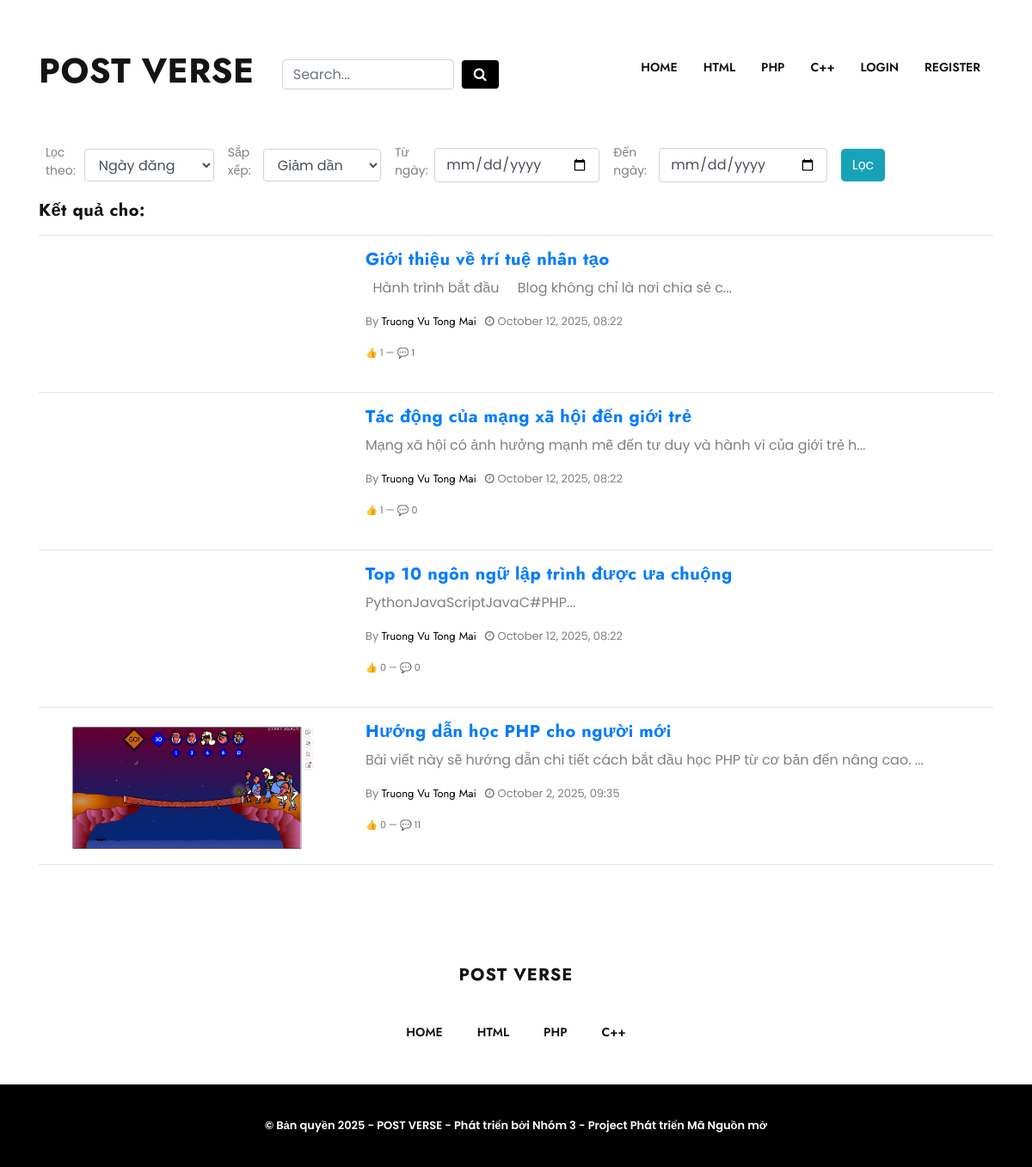
The app's page /search_advanced.php, older data.
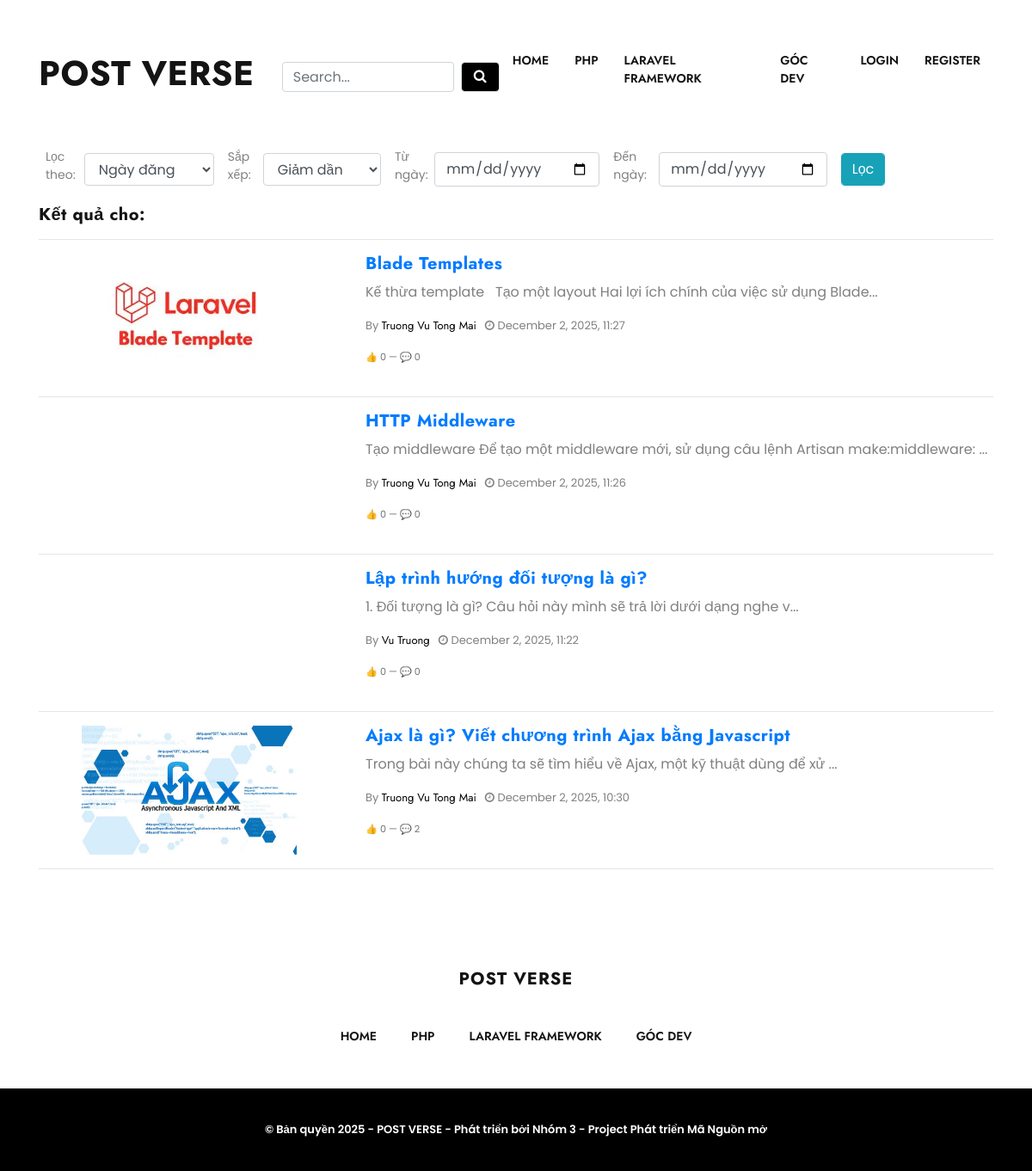
The same page, newer data.
### tables this page shows
CREATE TABLE `categories` (
  `id` int(11) NOT NULL,
  `name` varchar(255) NOT NULL,
  `slug` varchar(255) NOT NULL,
  `description` text DEFAULT NULL,
  `meta_title` varchar(255) NOT NULL,
  `navbar_status` tinyint(1) DEFAULT 0,
  `status` tinyint(1) DEFAULT 0 COMMENT '0: visible; 1: hidden; 2:deleted',
  `created_at` timestamp NULL DEFAULT current_timestamp()
);

CREATE TABLE `posts` (
  `id` int(11) NOT NULL,
  `name` varchar(255) NOT NULL,
  `slug` varchar(255) NOT NULL,
  `description` text DEFAULT NULL,
  `image` varchar(255) DEFAULT NULL,
  `meta_title` varchar(255) NOT NULL,
  `meta_description` mediumtext NOT NULL,
  `status` tinyint(1) DEFAULT 0,
  `created_at` timestamp NULL DEFAULT current_timestamp(),
  `category_id` int(11) NOT NULL,
  `user_id` int(11) NOT NULL
);

### search_advanced.php (the view, shortened to what this page needs)
<?php
    include('admin/config/dbcon.php');
    $filter = $_GET['filter'] ?? 'date';
    $arrange = $_GET['arrange'] ?? 'desc';
    $search = $_GET['q'] ?? '';
    $fromDate = $_GET['from_date'] ?? null;
    $toDate   = $_GET['to_date'] ?? null;
    $search_param = "%$search%";
    $sql = "SELECT
        p.id,
        p.name,
        p.slug,
        p.description,
        p.created_at,
        p.image,
        CONCAT(u.fname, ' ', u.lname) AS author,
        c.name AS category_name,
        COUNT(DISTINCT r.user_id) AS likes_count,
        COUNT(DISTINCT cmt.id) AS comments_count
    FROM posts p
    JOIN users u ON p.user_id = u.id
    JOIN categories c ON p.category_id = c.id
    LEFT JOIN post_reactions r ON p.id = r.source_id
    LEFT JOIN comments cmt ON p.id = cmt.post_id
    WHERE (p.name LIKE ?
        OR p.description LIKE ?
        OR p.meta_title LIKE ?
        OR CONCAT(u.fname, ' ', u.lname) LIKE ?
        OR c.name LIKE ?)
    AND p.status = 1";
    $params = [$search_param, $search_param, $search_param, $search_param, $search_param];
    $types = "sssss";
    $sql .= " GROUP BY p.id";
    $order_column = 'p.created_at';
    switch ($filter) {
        case 'date':
        default:
            $order_column = 'p.created_at';
            break;
    }
    $order_dir = ($arrange === 'desc') ? 'DESC' : 'ASC';
    $sql .= " ORDER BY $order_column $order_dir";
    $stmt = $con->prepare($sql);
    $stmt->bind_param($types, ...$params);
    $stmt->execute();
    $result = $stmt->get_result();
    include("includes/header.php");
?>
<div class="container mt-4">
    <form method="get" class="d-block d-lg-flex align-items-center">
        <div class="mx-2 d-block d-lg-flex form-group align-items-center">
            <label class="form-label" for="filter" label="filter">Lọc theo: </label>
            <select class="form-control" id="filter" name="filter" onchange="this.form.submit()">
                <option value="date" <?= ($filter === "date" ? "selected" : "") ?>>Ngày đăng</option>
            </select>
        </div>
        <div class="mx-2 d-block d-lg-flex form-group align-items-center">
            <label class="form-label" for="arrange">Sắp xếp: </label>
            <select class="form-control" id="arrange" name="arrange" onchange="this.form.submit()">
                <option value="desc" <?= ($arrange === 'desc' ? 'selected' : '') ?>>Giảm dần</option>
            </select>
        </div>
        <div class="mx-2 d-block d-lg-flex form-group align-items-center">
            <label class="form-label" for="from_date">Từ ngày: </label>
            <input class="form-control" type="date" id="from_date" name="from_date" value="<?= htmlspecialchars($fromDate ?? '') ?>">
        </div>
        <div class="mx-2 d-block d-lg-flex form-group align-items-center">
            <label class="form-label" for="to_date">Đến ngày: </label>
            <input class="form-control" type="date" id="to_date" name="to_date" value="<?= htmlspecialchars($toDate ?? '') ?>">
        </div>
        <div class="mx-2 d-block d-lg-flex form-group">
            <button class="btn-info form-control" type="submit"> Lọc </button>
        </div>
    </form>
    <h3>Kết quả cho: <b><?= htmlspecialchars($search) ?></b></h3>
    <hr>
    <?php if (mysqli_num_rows($result) > 0): ?>
        <?php while($row = mysqli_fetch_assoc($result)): ?>
            <div class="result-item mb-3 row">
                <div class="col-4 d-flex justify-content-center align-items-center">
                    <img src="uploads/posts/<?= $row['image'] ?>" alt="" style="height: 150px;">
                </div>
                <div class="col-8">
                    <h4><a href="single-blog.php?slug=<?= htmlspecialchars($row['slug']) ?>"><?= htmlspecialchars($row['name']) ?></a></h4>
                    <p><?= substr(strip_tags($row['description']), 0, 120) ?>...</p>
                    <div class="blog-post-meta">
                    <ul>
                        <li>By <a href="about.html"><?= $row['author'] ?></a></li>
                        <li>
                            <i class="fa fa-clock-o"></i>
                            <?php
                                $created_at = strtotime($row['created_at']);
                                echo date('F j, Y, H:i', $created_at);
                            ?>
                        </li>
                    </ul>
                </div>
                    <div class="small text-muted">
                        👍 <?= $row['likes_count'] ?> — 💬 <?= $row['comments_count'] ?>
                    </div>
                </div>
            </div>
            <hr>
        <?php endwhile; ?>
    <?php else: ?>
        <p>Không tìm thấy kết quả.</p>
    <?php endif; ?>
</div>
<?php include("includes/footer.php"); ?>

### includes/header.php (shortened to what this page needs)
<!DOCTYPE html>
<html lang="zxx">
<head>
  <link href="css/style.css" rel="stylesheet" />
  <link rel="stylesheet" href="https://cdn.jsdelivr.net/npm/bootstrap-icons@1.11.3/font/bootstrap-icons.css">
</head>
<body>
  <?php include('includes/navbar.php'); ?>

### includes/navbar.php (shortened to what this page needs)
<?php
if (isset($con)) {
    $navbar_categories_query = "SELECT name, slug FROM categories WHERE navbar_status='1' AND status='1' LIMIT 4";
    $navbar_categories_result = mysqli_query($con, $navbar_categories_query);
    $user_id = $_SESSION['auth_user']['user_id'] ?? null;
} else {
    $navbar_categories_result = false;
}
?>
<nav class="main-nav navbar navbar-expand-lg">
  <div class="container">
    <a class="navbar-brand" href="index.php">
      <h2>POST VERSE</h2>
    </a>
  <div class="collapse navbar-collapse nav-list" id="mainNav">
    <form class="d-flex align-items-center ml-3" method="GET" action="search_advanced.php" style="gap: 8px;">
      <input class="form-control"
            type="search"
            name="q"
            placeholder="Search..."
            aria-label="Search"
            required
            style="height: 35px; width: 200px;">
      <button class="form-control border btn-primary"
        type="submit"
        style="height: 35px; width: 45px; padding: 0;"
      >
        <i class="fa fa-search"></i>
      </button>
  </form>
      <ul class="navbar-nav ml-auto">
        <li class="nav-item">
          <a class="nav-link" href="index.php">Home </a>
        </li>
        <?php
        if ($navbar_categories_result && mysqli_num_rows($navbar_categories_result) > 0) {
          foreach ($navbar_categories_result as $item) {
            ?>
            <li class="nav-item">
              <a class="nav-link" href="category.php?slug=<?= $item['slug']; ?>"><?= $item['name']; ?></a>
            </li>
            <?php
          }
        }
        ?>
        <?php if (isset($_SESSION['auth'])) : ?>
          <div class="dropdown show">
            <li class="nav-item">
              <a class="nav-link dropdown-toggle" href="#" role="button" id="dropdownMenuLink" data-toggle="dropdown" aria-haspopup="true" aria-expanded="false">
                Account
              </a>
              <div class="dropdown-menu" aria-labelledby="dropdownMenuLink">
                <?php if($_SESSION['auth_role'] == '1'): ?>
                <a class="dropdown-item" href="<?= $base_url ?>/admin/index.php">Admin Page</a>
                <?php endif; ?>
                <a class="dropdown-item" href="profile-user.php?id=<?= $user_id; ?>">Profile</a>
                <a class="dropdown-item" href="logout.php">Logout</a>
              </div>
            </li>
          </div>
        <?php else : ?>
          <li class="nav-item">
            <a class="nav-link" href="login.php">Login</a>
          </li>
          <li class="nav-item">
            <a class="nav-link" href="register.php">Register</a>
          </li>
        <?php endif; ?>
      </ul>
    </div>
  </div>
</nav>

### includes/footer.php
<?php
if (isset($con)) {
  $navbar_categories_query = "SELECT name, slug FROM categories WHERE navbar_status='1' AND status='1' LIMIT 4";
  $navbar_categories_result = mysqli_query($con, $navbar_categories_query);
} else {
  $navbar_categories_result = false;
}
?>
<section class="footer">
  <div class="container-fluid">
    <div class="row">
      <div class="col-lg-6 mx-auto text-center">
        <div class="footer-logo">
          <a href="index.php" style="text-decoration: none; color: inherit;">
            <h4 style="margin: 0; font-weight: bold; letter-spacing: 1px;">
              POST VERSE
            </h4>
          </a>
        </div>
      </div>
    </div>
    <div class="row">
      <div class="col-lg-6 mx-auto">
        <div class="footer-nav">
          <ul class="navbar-nav">
            <li class="nav-item">
              <a class="nav-link" href="index.html">Home </a>
            </li>
            <?php
            if ($navbar_categories_result && mysqli_num_rows($navbar_categories_result) > 0) {
              foreach ($navbar_categories_result as $item) {
            ?>
                <li class="nav-item">
                  <a class="nav-link" href="category.php?slug=<?= $item['slug']; ?>"><?= $item['name']; ?></a>
                </li>
            <?php
              }
            }
            ?>
          </ul>
        </div>
      </div>
    </div>
    <div class="row">
      <div class="col-lg-12">
        <div class="copy-right">
          <p>
            © Bản quyền <span id="copyrightYear"></span> - POST VERSE - Phát triển bởi Nhóm 3 - Project Phát triển Mã Nguồn mở
          </p>
        </div>
      </div>
    </div>
  </div>
</section>
<?php include('includes/script.php'); ?>

### includes/script.php (shortened to what this page needs)
</body>
</html>

Row changes from the older to the newer data that the page shows:
removed categories: name "HTML"
removed categories: name "C++"
removed posts: name "Giới thiệu về trí tuệ nhân tạo", description "Hành trình bắt đầu Blog không chỉ là nơi chia sẻ c", author "Truong Vu Tong Mai", created_at "October 12, 2025, 08:22", likes_count "1", comments_count "1"
removed posts: name "Tác động của mạng xã hội đến giới trẻ", description "Mạng xã hội có ảnh hưởng mạnh mẽ đến tư duy và hành vi của giới trẻ h", author "Truong Vu Tong Mai", created_at "October 12, 2025, 08:22", likes_count "1", comments_count "0"
removed posts: name "Top 10 ngôn ngữ lập trình được ưa chuộng", description "PythonJavaScriptJavaC#PHP", author "Truong Vu Tong Mai", created_at "October 12, 2025, 08:22", likes_count "0", comments_count "0"
removed posts: image (picture), name "Hướng dẫn học PHP cho người mới", description "Bài viết này sẽ hướng dẫn chi tiết cách bắt đầu học PHP từ cơ bản đến nâng cao.", author "Truong Vu Tong Mai", created_at "October 2, 2025, 09:35", likes_count "0", comments_count "11"
added categories: name "LARAVEL FRAMEWORK"
added categories: name "GÓC DEV"
added posts: image (picture), name "Blade Templates", description "Kế thừa template Tạo một layout Hai lợi ích chính của việc sử dụng Blade", author "Truong Vu Tong Mai", created_at "December 2, 2025, 11:27", likes_count "0", comments_count "0"
added posts: name "HTTP Middleware", description "Tạo middleware Để tạo một middleware mới, sử dụng câu lệnh Artisan make:middleware:", author "Truong Vu Tong Mai", created_at "December 2, 2025, 11:26", likes_count "0", comments_count "0"
added posts: name "Lập trình hướng đối tượng là gì?", description "1. Đối tượng là gì? Câu hỏi này mình sẽ trả lời dưới dạng nghe v", author "Vu Truong", created_at "December 2, 2025, 11:22", likes_count "0", comments_count "0"
added posts: image (picture), name "Ajax là gì? Viết chương trình Ajax bằng Javascript", description "Trong bài này chúng ta sẽ tìm hiểu về Ajax, một kỹ thuật dùng để xử", author "Truong Vu Tong Mai", created_at "December 2, 2025, 10:30", likes_count "0", comments_count "2"
